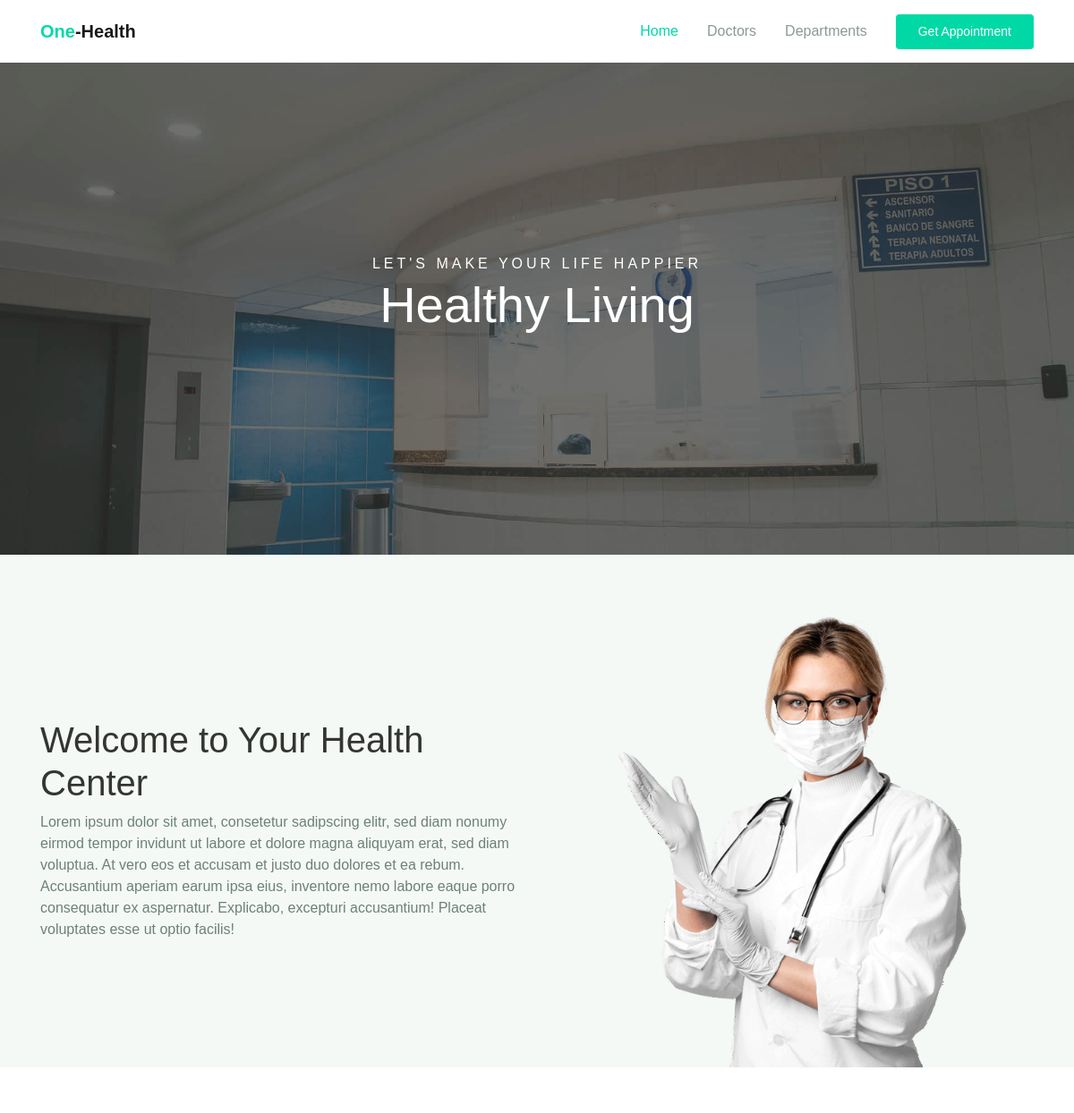
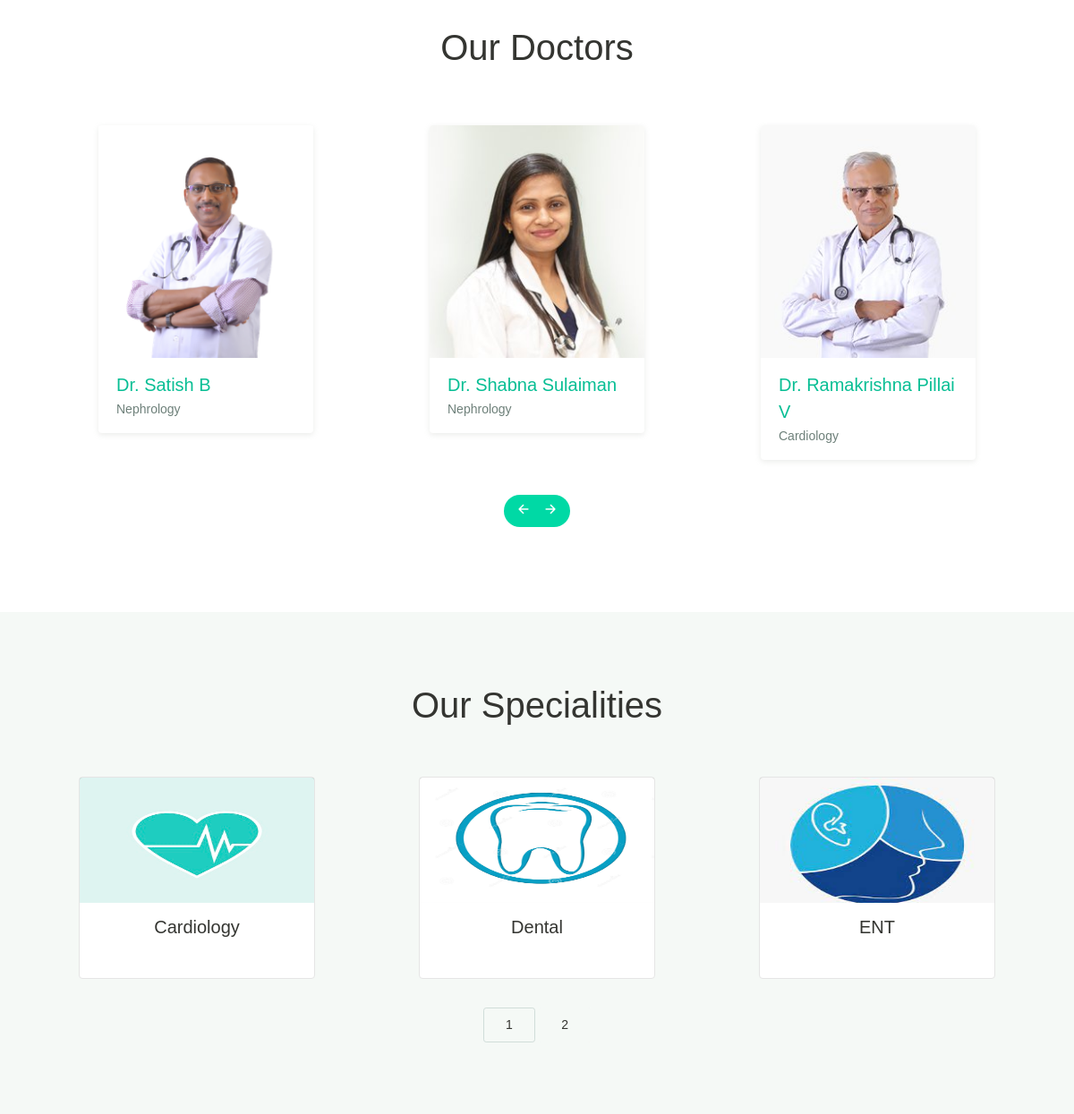
The page / on the database its author committed (2 pictures, top to bottom).
### home/models.py (models this page shows, shortened)
class Doctor(models.Model):
    name=models.CharField(max_length=250,unique=True)
    slug=models.CharField(max_length=250,unique=True)
    desig=models.CharField(max_length=250)
    img=models.ImageField(upload_to='image')
    dept=models.ForeignKey(Deparment,on_delete=models.CASCADE)
    def get_url(self):
        return reverse('dcdetails',args=[self.dept.slug,self.slug])

class Deparment(models.Model):
    name=models.CharField(max_length=250,unique=True)
    slug=models.CharField(max_length=250, unique=True)
    img=models.ImageField(upload_to='image')
    desc=models.TextField()
    class Meta:
        ordering=('name',)
        verbose_name='department'
        verbose_name_plural='departments'
    def get_url(self):
        return reverse('dp_dc',args=[self.slug])
    def __str__(self):
        return '{}'.format(self.name)

### home/views.py (the view)
# urls.py: path('',views.home,name='h'),
def home(request):
    doc=Doctor.objects.all()
    dept=Deparment.objects.all()
    paginator=Paginator(dept,3)
    try:
        page=int(request.GET.get('page','1'))
    except:
        page=1
    try:
        dp=paginator.page(page)
    except(EmptyPage,InvalidPage):
        dp=paginator.page(paginator.num_pages)
    return render(request,'index.html',{'dt':doc,'dep':dept,'pg':dp})

### templates/index.html (shortened to what this page needs)
{% load static %}
<!DOCTYPE html>
<html lang="en">
<head>
  <link rel="stylesheet" href="{% static 'css/maicons.css' %}">
  <link rel="stylesheet" href="{% static 'css/bootstrap.css' %}">
  <link rel="stylesheet" href="{% static 'vendor/owl-carousel/css/owl.carousel.css' %}">
  <link rel="stylesheet" href="{% static 'vendor/animate/animate.css' %}">
  <link rel="stylesheet" href="{% static 'css/theme.css' %}">
</head>
<body>
  <header>
    <nav class="navbar navbar-expand-lg navbar-light shadow-sm">
      <div class="container">
        <a class="navbar-brand" href="#"><span class="text-primary">One</span>-Health</a>
        <div class="collapse navbar-collapse" id="navbarSupport">
          <ul class="navbar-nav ml-auto">
            <li class="nav-item active">
              <a class="nav-link" href="/">Home</a>
            </li>
            <li class="nav-item">
              <a class="nav-link" href="{% url 'dctlist' %}">Doctors</a>
            </li>
            <li class="nav-item">
              <a class="nav-link" href="{% url 'deptlist' %}">Departments</a>
            </li>
            <li class="nav-item">
              <a class="btn btn-primary ml-lg-3" href="{% url 'appt'  %}">Get Appointment</a>
            </li>
          </ul>
        </div>
      </div>
    </nav>
  </header>
  <div class="page-hero bg-image overlay-dark" style="background-image: url(static/img/bg_image_1.jpg);">
    <div class="hero-section">
      <div class="container text-center wow zoomIn">
        <span class="subhead">Let's make your life happier</span>
        <h1 class="display-4">Healthy Living</h1>
      </div>
    </div>
  </div>
  <div class="bg-light">
    <div class="page-section py-3 mt-md-n5 custom-index">
    </div>
    <div class="page-section pb-0">
      <div class="container">
        <div class="row align-items-center">
          <div class="col-lg-6 py-3 wow fadeInUp">
            <h1>Welcome to Your Health <br> Center</h1>
            <p class="text-grey mb-4">Lorem ipsum dolor sit amet, consetetur sadipscing elitr, sed diam nonumy eirmod tempor invidunt ut labore et dolore magna aliquyam erat, sed diam voluptua. At vero eos et accusam et justo duo dolores et ea rebum. Accusantium aperiam earum ipsa eius, inventore nemo labore eaque porro consequatur ex aspernatur. Explicabo, excepturi accusantium! Placeat voluptates esse ut optio facilis!</p>
          </div>
          <div class="col-lg-6 wow fadeInRight" data-wow-delay="400ms">
            <div class="img-place custom-img-1">
              <img src="{% static 'img/bg-doctor.png' %}" alt="">
            </div>
          </div>
        </div>
      </div>
    </div>
  </div>
  <div class="page-section">
    <div class="container">
      <h1 class="text-center mb-5 wow fadeInUp">Our Doctors</h1>
      <div class="owl-carousel wow fadeInUp" id="doctorSlideshow">
        {% for i in dt %}
        <div class="item">
          <div class="card-doctor">
            <div class="header">
              <a href={{i.get_url}}><img src="{{i.img.url}}" alt="" ></a>
            </div>
            <div class="body">
              <p class="text-xl mb-0"><a href="{{i.get_url}}">Dr. {{i.name}}</a></p>
              <span class="text-sm text-grey">{{i.dept}}</span>
            </div>
          </div>
        </div>
        {% endfor %}
      </div>
    </div>
  </div>
  <div class="page-section bg-light">
    <div class="container">
      <h1 class="text-center wow fadeInUp">Our Specialities</h1>
        <div class="row mt-5">
        {% for i in pg.object_list %}
        <div class="col-lg-4 py-2 wow zoomIn">
          <div class="card-blog">
            <div class="header">
              <a href="" class="post-thumb">
                <img src="{{i.img.url}}" alt="" width="100" height="150">
              </a>
            </div>
            <div class="body">
              <center><h5 class="post-title"><a href="{{i.get_url}}">{{i.name}}</a></h5></center>
              <div class="site-info">
              </div>
            </div>
          </div>
        </div>
        {% endfor %}
        <div class="col-12 text-center mt-4 wow zoomIn">
            {% for p in pg.paginator.page_range %}
            <a href="?page={{p}}" class="btn btn-light btn-sm {% if pg.number == p %} active {% endif %}">{{p}}</a>
            {% endfor %}
        </div>
      </div>
    </div>
  </div>
</body>
</html>

### static/css/theme.css (style rules this page uses)
:root { --primary: #00D9A5; --accent: #FF3D85; --secondary: #4E5AFE; --warning: #EED818; --info: #05B4E1; --danger: #FF4943; --success: #96C93D; --dark: #343531; --light: #F5F9F6; --cs: #596261; --grey: #6E807A; }
body { font-family: "Source Sans Pro", sans-serif; line-height: 1.5; color: #343531; }
a { color: #07be94; text-decoration: none; background-color: transparent; }
.text-sm { font-size: 14px !important; }
.text-xl { font-size: 20px !important; }
.bg-light { background-color: #F5F9F6 !important; }
.text-primary { color: #00D9A5 !important; }
.text-grey { color: #6E807A !important; }
.btn-primary { color: #fff; background-color: #00D9A5; border-color: transparent; }
.btn-light { color: #343531; background-color: #F5F9F6; border-color: transparent; }
.btn-light:not(:disabled):not(.disabled):active, .btn-light:not(:disabled):not(.disabled).active, .show > .btn-light.dropdown-toggle { color: #343531; background-color: #F5F9F6; border-color: #d0ddd9; }
.btn { padding: 8px 24px; }
.navbar { min-height: 70px; }
.navbar-brand { font-weight: 600; padding-top: 10px; padding-bottom: 10px; }
.navbar-nav { margin-top: 10px; border-top: 1px solid #E8EEE4; flex-shrink: 0; }
.navbar-nav .nav-link { transition: all .2s ease; }
.navbar-nav .btn { font-size: 14px; }
.navbar-light .navbar-nav .nav-link { color: rgba(110, 128, 122, 0.8); }
.navbar-light .navbar-nav .show > .nav-link, .navbar-light .navbar-nav .active > .nav-link, .navbar-light .navbar-nav .nav-link.show, .navbar-light .navbar-nav .nav-link.active { font-weight: 500; color: #00D9A5; }
@media (min-width: 992px) { .navbar-expand-lg .navbar-nav { margin-top: 0; border-top: none; } }
@media (min-width: 992px) { .navbar-expand-lg .navbar-nav .nav-link { padding-right: 16px; padding-left: 16px; } }
@media (min-width: 992px) { .navbar-expand-lg .navbar-nav { align-items: center; } }
.img-place { position: relative; display: -ms-flexbox; display: flex; -ms-flex-align: center; align-items: center; -ms-flex-pack: center; justify-content: center; margin: 0 auto; width: 100%; height: 100%; text-align: center; overflow: hidden; }
.img-place > img { width: 100%; height: 100%; }
.bg-image { position: relative; background-position: center center; background-size: cover; background-repeat: no-repeat; }
.bg-image > * { position: relative; z-index: 10; }
.page-section { position: relative; padding-top: 80px; padding-bottom: 80px; overflow: hidden; }
.page-hero { position: relative; height: 550px; z-index: 10; }
.page-hero.overlay-dark::before, .page-banner.overlay-dark::before { content: ""; position: absolute; top: 0; left: 0; width: 100%; height: 100%; background: rgba(52, 53, 49, 0.7); z-index: 1; }
.hero-section, .banner-section { position: relative; display: -ms-flexbox; display: flex; -ms-flex-align: center; align-items: center; -ms-flex-pack: center; justify-content: center; height: 100%; color: #ffffff; z-index: 10; }
.hero-section .subhead { text-transform: uppercase; letter-spacing: 4px; }
.hero-section h1 { margin-bottom: 32px; }
.card-doctor { display: block; margin: 15px auto; width: 100%; max-width: 240px; background-color: #fff; border-radius: 4px; box-shadow: 0 2px 6px rgba(154, 159, 151, 0.2); overflow: hidden; }
.card-doctor .text-xl { font-weight: 500; }
.card-doctor .header { position: relative; width: 100%; height: 260px; overflow: hidden; }
.card-doctor .header::before { content: ''; position: absolute; top: 0; left: 0; width: 100%; height: 100%; background-color: rgba(52, 53, 49, 0.36); opacity: 0; transition: opacity .2s linear; }
.card-doctor .header img { width: 100%; }
.card-doctor .body { padding: 15px 20px; }
.card-blog { position: relative; display: block; max-width: 264px; margin: 0 auto; background-color: #fff; border-radius: 4px; border: 1px solid #E5E5E5; overflow: hidden; }
.card-blog .header { width: 100%; height: 140px; background-color: #9A9F97; overflow: hidden; }
.card-blog .header .post-thumb { position: relative; overflow: hidden; }
.card-blog .header .post-thumb img { width: 100%; transition: transform .2s linear; }
.card-blog .body { padding: 15px 20px; }
.card-blog .post-title, .card-blog .post-title a { color: #343531; }
.card-blog .site-info { margin-top: 12px; font-size: 12px; color: #6D7170; }
.custom-img-1 { width: auto; max-width: 390px; }
.custom-index { z-index: 11; }

### rows shown on the page
Doctor: img (picture), name "Satish B", dept "Nephrology"
Doctor: img (picture), name "Shabna Sulaiman", dept "Nephrology"
Doctor: img (picture), name "Ramakrishna Pillai V", dept "Cardiology"
Deparment: img (picture), name "Cardiology"
Deparment: img (picture), name "Dental"
Deparment: img (picture), name "ENT"

### other values the page prints
{{ p }} "1" "2"
